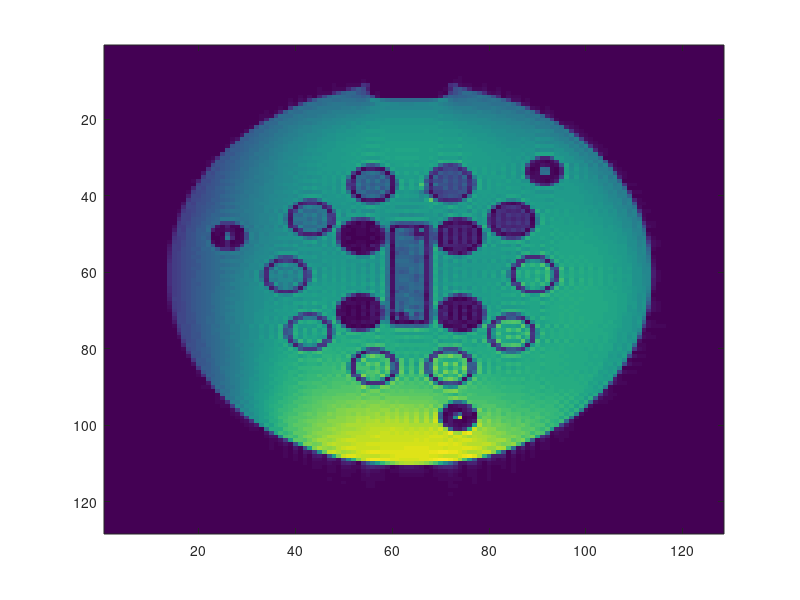

The MATLAB script that drew this image: (Note: this script raises an error after producing the figure.)
clc;clear 
%% T2 Mapping Script 
% Gehua Tong
% Modified from Enlin Qian's script, Aug 2020
%% Read in files
addpath(genpath('.'))
load('VTE_t2_mapping_images_final.mat')
TE = 7*(1:23)./1000;
TE = TE(4:end); % Removing the first 3 TE values for better overall fit
TR = 4.5.*ones(size(TE));
size_img = 128;
image_data_final = im(:,:,4:end); % Removing the first 3 TEs again  
%image_data_final = image_data_final./1000; % for better curve fitting
%% Define mask
imagesc(squeeze(abs(image_data_final(:,:,3))))
addToolbarExplorationButtons(gcf)
axis equal tight
colormap gray
CircleStruc = drawcircle;
mask = createMask(CircleStruc);
close
image_data_final = image_data_final.*mask;
%% curve fitting for each pixel
T2_map = zeros(size_img, size_img);
for n1 = 1:size_img
    for n2 = 1:size_img
       if nnz(image_data_final(n1,n2,:))== 20
            y_data = squeeze(image_data_final(n1, n2, :));
            [fitresult, gof] = createFitT2(TE, y_data);
            T2_map(n1, n2) = fitresult.b;
            disp ((n1-1)*141+n2)
       end
    end
end
%% Display
imagesc(T2_map);colormap hot; axis equal tight;%caxis([0 1.2]);
addToolbarExplorationButtons(gcf);colorbar
title('T2 map')